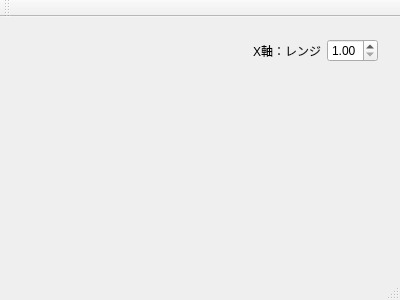
<?xml version="1.0" encoding="UTF-8"?>
<ui version="4.0">
 <class>MainWindow</class>
 <widget class="QMainWindow" name="MainWindow">
  <property name="geometry">
   <rect>
    <x>0</x>
    <y>0</y>
    <width>400</width>
    <height>300</height>
   </rect>
  </property>
  <property name="windowTitle">
   <string>MainWindow</string>
  </property>
  <widget class="QWidget" name="centralWidget">
   <layout class="QVBoxLayout" name="verticalLayout">
    <item>
     <layout class="QHBoxLayout" name="horizontalLayout">
      <item>
       <widget class="QWidget" name="widget" native="true">
        <layout class="QVBoxLayout" name="verticalLayout_3"/>
       </widget>
      </item>
      <item>
       <widget class="QWidget" name="widget_2" native="true">
        <property name="sizePolicy">
         <sizepolicy hsizetype="Fixed" vsizetype="Preferred">
          <horstretch>0</horstretch>
          <verstretch>0</verstretch>
         </sizepolicy>
        </property>
        <layout class="QVBoxLayout" name="verticalLayout_2">
         <item>
          <layout class="QFormLayout" name="formLayout">
           <item row="0" column="0">
            <widget class="QLabel" name="label">
             <property name="text">
              <string>X軸：レンジ</string>
             </property>
            </widget>
           </item>
           <item row="0" column="1">
            <widget class="QDoubleSpinBox" name="doubleSpinBox">
             <property name="minimum">
              <double>1.000000000000000</double>
             </property>
             <property name="maximum">
              <double>5.000000000000000</double>
             </property>
            </widget>
           </item>
          </layout>
         </item>
        </layout>
       </widget>
      </item>
     </layout>
    </item>
   </layout>
  </widget>
  <widget class="QMenuBar" name="menuBar">
   <property name="geometry">
    <rect>
     <x>0</x>
     <y>0</y>
     <width>400</width>
     <height>21</height>
    </rect>
   </property>
  </widget>
  <widget class="QToolBar" name="mainToolBar">
   <attribute name="toolBarArea">
    <enum>TopToolBarArea</enum>
   </attribute>
   <attribute name="toolBarBreak">
    <bool>false</bool>
   </attribute>
  </widget>
  <widget class="QStatusBar" name="statusBar"/>
 </widget>
 <layoutdefault spacing="6" margin="11"/>
 <resources/>
 <connections/>
</ui>
